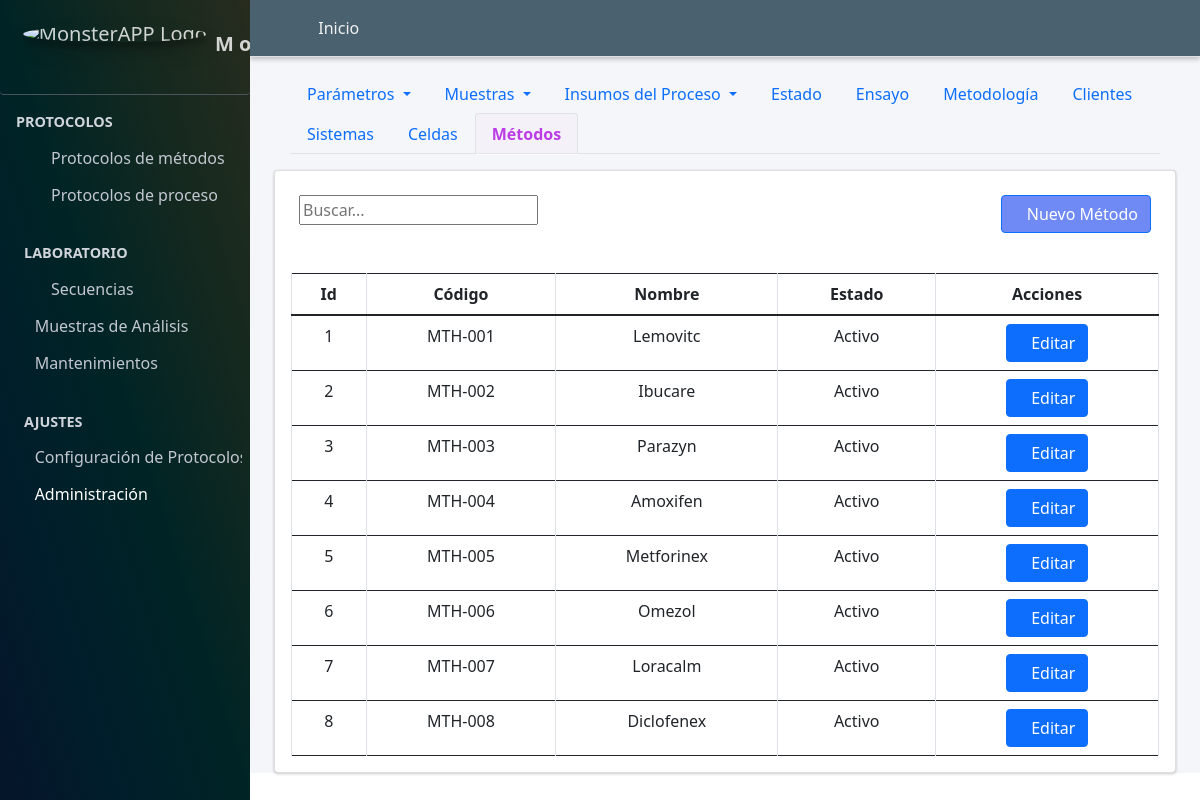
Screenshot of /metodos/ (signed in) with the database file from the repository.
### Aplicaciones/Protocolo_Metodos/models.py (models this page shows, shortened)
class Metodo(models.Model):
    codigo_metodo=models.CharField(verbose_name="código", max_length=90, unique=True)
    nombre_metodo=models.CharField(verbose_name="Nombre", max_length=90, unique=True)
    class Condicion(models.TextChoices):
        ACTIVO = "Activo", "ACTIVO"
        PASIVO = "Pasivo", "PASIVO"
    condicion=models.CharField(max_length=90, choices=Condicion.choices, default=Condicion.ACTIVO, verbose_name="Condicion")

### Aplicaciones/Protocolo_Metodos/views.py (the view)
# urls.py: path("metodos/", views.metodos, name="metodos"),
@login_required
@group_required('Administrador')
def metodos(request):
    titulo="Metodos"
    metodos=Metodo.objects.all()
    if request.method == "POST":
        form = MetodoForm(request.POST or None)
        if form.is_valid():
            form.save()
            messages.success(request, "Método creado satisfactoriamente")
            return redirect("metodos")
        else:
             messages.error(request, "Por favor revisa los datos ingresados")
    else:
        form = MetodoForm()
    context={
        "titulo":titulo,
        "form":form,
        "metodos":metodos,
    }
    return render(request, "protocolo_metodos/metodos.html", context)

### Aplicaciones/Protocolo_Metodos/forms.py
class MetodoForm(forms.ModelForm):
    class Meta:
        model = Metodo
        exclude = ["condicion"]
    def __init__(self, *args, **kwargs):
        super().__init__(*args, **kwargs)
        self.fields['codigo_metodo'].required = True
        self.fields['nombre_metodo'].required = True
        self.fields['codigo_metodo'].widget.attrs.update({'autocomplete': 'off'})
        self.fields['nombre_metodo'].widget.attrs.update({'autocomplete': 'off'})

### Aplicaciones/Protocolo_Metodos/views.py (called while the page is built)
def group_required(group_name):
    return user_passes_test(
        lambda user: user.is_authenticated and (
            user.is_superuser or user.groups.filter(name=group_name).exists()
        )
    )

### MONSTER_APP/templates/protocolo_metodos/metodos.html (shortened to what this page needs)
{% extends "partial/body.html" %}
{% load crispy_forms_tags %}
{% load crispy_forms_filters %}
{% block contenido %}
{% load django_bootstrap5 %}
{% include "partial/header_configuracion_protocolo_metodos.html" %}
        <div class="container-fluid">
        <div class="card">
          <div class="container-fluid">
            <div class="row">
              <div class="col-md-6">
                <br>
                       <div class="text-right">
            <div class="input-group rounded">
                <input type="search" id="myInput" class="numberinput gj-textbox-md" placeholder="Buscar..." aria-label="Search" aria-describedby="search-addon" />
              </div>
        </div>
                  </div>
                  <div class="col-md-6">
                    <br>
                      <div class="d-grid gap-2 d-md-flex justify-content-md-end">
                        <button class="btn btn-primary" style="background:#486af3c7" data-bs-toggle="modal" data-bs-target="#crear_parametros"><span class="fa fa-plus-circle"></span>Nuevo Método</button>
                        </div>
              </div>
              </div>
          </div><br>
            <div class="card-body table-responsive">
              <table class="table  table-bordered display" id="example3">
                <thead class="">
                    <tr class="text-center">
                        <th class="text-center">Id</th>
                        <th class="text-center">Código</th>
                        <th class="text-center">Nombre</th>
                        <th class="text-center">Estado</th>
                        <th class="all text-center" >Acciones</th>
                    </tr>
                </thead>
                <tbody id="myTable">
                    {% for item in metodos.all %}
                    <tr class="text-center">
                        <td class="text-center">{{item.id}}</td>
                        <td class="text-center">{{item.codigo_metodo}}</td>
                        <td class="text-center">{{item.nombre_metodo}}</td>
                        <td class="text-center">{{item.condicion}}</td>
                        <td>
                            <a href="{% url 'editar_cliente' item.pk %}" class="btn btn-primary btn-circle text-center" data-bs-target="#modal_parametros_{{ item.pk }}" data-bs-toggle="modal"><span class="fa fa-edit"></span>Editar</a>
                        </td>
                    </tr>
<div class="modal fade" id="modal_parametros_{{ item.pk }}" tabindex="-1" aria-labelledby="modal_parametros" aria-hidden="true">
  {% endfor%}
</tbody>
</table>
</div>
</div>
</div>
{% endblock contenido %}

### rows the page displays
Metodo: id "1", codigo_metodo "MTH-001", nombre_metodo "Lemovitc", condicion "Activo"
Metodo: id "2", codigo_metodo "MTH-002", nombre_metodo "Ibucare", condicion "Activo"
Metodo: id "3", codigo_metodo "MTH-003", nombre_metodo "Parazyn", condicion "Activo"
Metodo: id "4", codigo_metodo "MTH-004", nombre_metodo "Amoxifen", condicion "Activo"
Metodo: id "5", codigo_metodo "MTH-005", nombre_metodo "Metforinex", condicion "Activo"
Metodo: id "6", codigo_metodo "MTH-006", nombre_metodo "Omezol", condicion "Activo"
Metodo: id "7", codigo_metodo "MTH-007", nombre_metodo "Loracalm", condicion "Activo"
Metodo: id "8", codigo_metodo "MTH-008", nombre_metodo "Diclofenex", condicion "Activo"
